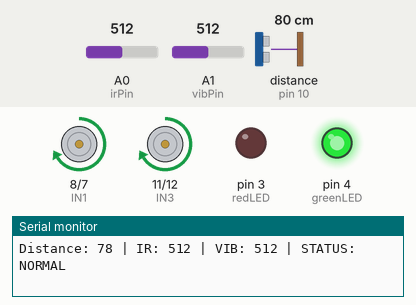
This sketch was run on a simulated Arduino Uno, built with avr-gcc and run on an emulated ATmega328P. On the bench: motor-driver pin pairs drawn as motors (green arrow = first pin HIGH = forward, orange = second pin HIGH = backward, longer = more drive, scaled by the enable pin), output pins drawn as LEDs (lit = HIGH), the last lines printed to the serial monitor. Wiring (inferred from the names in the program): ultrasonic range finder: trigger pin 9; echo pin 10. The inputs (shaded band) are chosen by the test bench; at power-on: distance to the obstacle (sensor on pin 10) 80 cm, A0 (irPin) = 512, A1 (vibPin) = 512. The echo pulse lasts 58.3 µs per cm; pins used as bus, display or sensor lines are not drawn.

Above: at 1.2 s.
1.3 s: distance to the obstacle (sensor on pin 10) set to 32 cm
4.3 s: distance to the obstacle (sensor on pin 10) set to 28 cm
At 5.0 s:
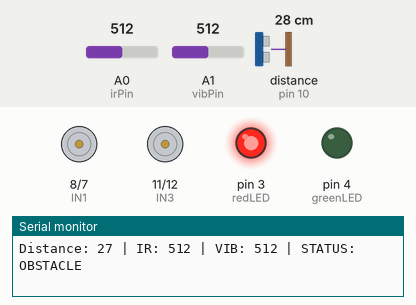
6.0 s: A0 (irPin) set to 531
8.1 s: A1 (vibPin) set to 691
9.6 s: A1 (vibPin) set to 711
Timing chart, 0 to 12.6 s (numbered marks = the images above; inputs shaded):
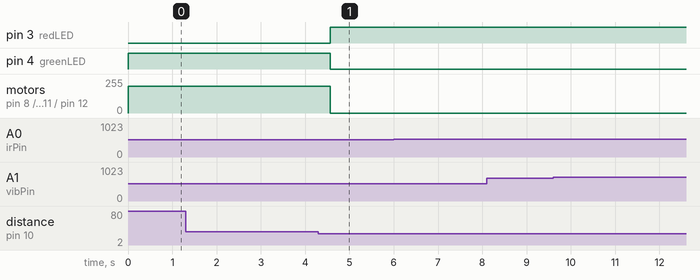

The sketch:

model_arduino.ino
```cpp
// Motor Pins
int ENA = 5;
int IN1 = 8;
int IN2 = 7;

int ENB = 6;
int IN3 = 11;
int IN4 = 12;

// LED for normal/danger
int greenLED = 4;
int redLED = 3;


// Sensors
int trigPin = 9;
int echoPin = 10;
int irPin = A0;
int vibPin = A1;

// ------------------- MOTOR CONTROL -------------------
void stopMotors() {
  digitalWrite(IN1, LOW);
  digitalWrite(IN2, LOW);
  digitalWrite(IN3, LOW);
  digitalWrite(IN4, LOW);
  analogWrite(ENA, 0);
  analogWrite(ENB, 0);
}

void moveForward() {
  digitalWrite(IN1, HIGH);
  digitalWrite(IN2, LOW);

  digitalWrite(IN3, HIGH);
  digitalWrite(IN4, LOW);

  analogWrite(ENA, 200);
  analogWrite(ENB, 200);
}

// ------------------- LED CONTROL -------------------
void showNormal() {
  digitalWrite(greenLED, HIGH);
   digitalWrite(redLED,LOW);  // LED ON
}

void showDanger() {
  digitalWrite(greenLED, LOW);
   digitalWrite(redLED, HIGH);    // LED OFF
}

// ------------------- ULTRASONIC -------------------
int getDistance() {
  digitalWrite(trigPin, LOW);
  delayMicroseconds(3);

  digitalWrite(trigPin, HIGH);
  delayMicroseconds(10);
  digitalWrite(trigPin, LOW);

  long duration = pulseIn(echoPin, HIGH, 30000);
  int distance = duration * 0.034 / 2;

  return distance;
}

// ------------------- CLASSIFICATION LOGIC -------------------
String classify(int distance, int irValue, int vibration) {

  // High vibration alert
  if (vibration > 700) {
    return "HIGH VIBRATION";
  }

  // IR + Distance ML rules
  if (irValue <= 514) {
    if (distance <= 29) {
      return "OBSTACLE";
    } else {
      return "NORMAL";
    }
  } else {
    if (distance <= 30) {
      return "CRACK+OBS";
    } else {
      return "CRACK";
    }
  }
}

// ------------------- SETUP -------------------
void setup() {

  Serial.begin(9600);

  pinMode(greenLED, OUTPUT);
  pinMode(redLED, OUTPUT);

  pinMode(trigPin, OUTPUT);
  pinMode(echoPin, INPUT);

  pinMode(IN1, OUTPUT);
  pinMode(IN2, OUTPUT);
  pinMode(IN3, OUTPUT);
  pinMode(IN4, OUTPUT);

  pinMode(ENA, OUTPUT);
  pinMode(ENB, OUTPUT);
}

// ------------------- MAIN LOOP -------------------
void loop() {

  int distance = getDistance();
  int irValue = analogRead(irPin);
  int vibration = analogRead(vibPin);

  String status = classify(distance, irValue, vibration);

  // Print everything
  Serial.print("Distance: ");
  Serial.print(distance);
  Serial.print(" | IR: ");
  Serial.print(irValue);
  Serial.print(" | VIB: ");
  Serial.print(vibration);
  Serial.print(" | STATUS: ");
  Serial.println(status);

  // Motor + LED logic
  if (status == "NORMAL") {
    showNormal();
    moveForward();
  }
  else {
    showDanger();
    stopMotors();
  }

  delay(300);
}
```

Measured:
- the behaviour switches between 31 and 30 cm on distance to the obstacle (sensor on pin 10) (found by bisection; images 0 and 1)
- after the input at 4.3 s, pin 3 (redLED): LOW → HIGH after 0.27 s; pin 4 (greenLED): HIGH → LOW after 0.27 s; motor on pin 8 (IN1) / pin 7 (IN2), motor on pin 11 (IN3) / pin 12 (IN4): forward 200/255 → stopped after 0.27 s
